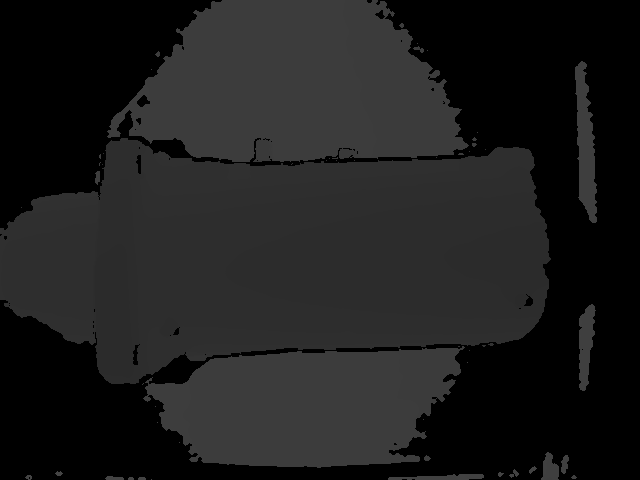
#> input picture Z25777766_Depth.png, 640 x 480 px
$ python script.py   (older library calls are emulated)
#> lines starting #> are read from the running program, lines starting #| are printed output that depends on the picture; after the words box and inside, x2 and y2 are one past the last pixel; in counts of white or black regions, pixels touching at a corner belong together
#> in calculate, depth_image is the input picture: shape (480, 640); min 0, max 68, mean 29.2
### pyrgbd/util.py
import numpy as np
import cv2


# https://docs.opencv.org/4.3.0/d9/d0c/group__calib3d.html
# [110 lines left out: functions _distort_pixel_opencv, distort_pixel, _undistort_pixel_opencv, undistort_pixel, undistort_depth, medianBlurForDepthWithNoHoleFilling, not called in this run]


def unproject(u, v, d, fx, fy, cx, cy):
    x = (u - cx) * d / fx
    y = (v - cy) * d / fy
    # for scalar and tensor
    return np.stack([x, y, d], axis=-1)


# [109 lines left out: functions project, depth2pc_naive, depth2pc, not called in this run]

def my_depth2pc(depth, fx, fy, cx, cy, ignore_zero=True,
             keep_image_coord=False,
             distortion_type=None, distortion_param=[],
             distortion_interp='NN'):
#> called with fx = 500, fy = 500, cx = 300, cy = 300, ignore_zero = True, keep_image_coord = False, distortion_interp = 'NN'
    if depth.ndim != 2:
        depth = np.zeros(depth.shape)
        depth = depth[:, :, 1]
        print(depth.shape)
        print(depth.ndim)
    with_distortion = distortion_type is not None
    if ignore_zero:
        valid_mask = depth > 0
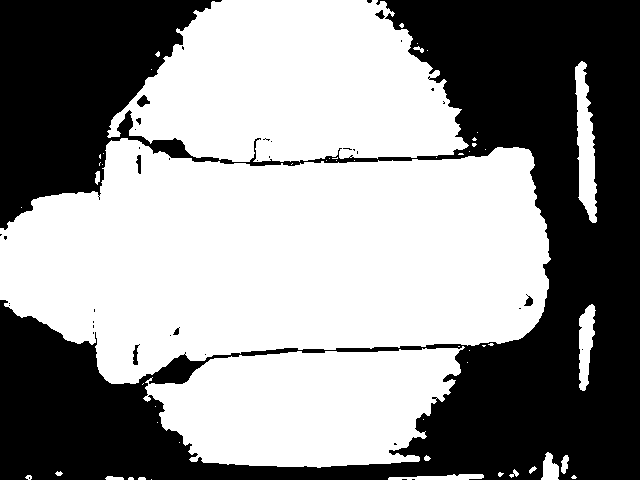
#> valid_mask: shape (480, 640) bool; 56.6% white; 39 black regions (31 under 20 px), largest, box (x1, y1, x2, y2) and area: (0, 0, 640, 480) 132724, (137, 95, 150, 107) 91, (133, 344, 140, 365) 75
    else:
        valid_mask = np.ones(depth.shape, dtype=np.bool)
    invalid_mask = np.logical_not(valid_mask)
    h, w = depth.shape
#> h = 480; w = 640
    u = np.tile(np.arange(w), (h, 1))
    v = np.tile(np.arange(h), (w, 1)).T
    if with_distortion:
        u, v = undistort_pixel(u, v, fx, fy, cx, cy,
                               distortion_type, distortion_param)
    pc = unproject(u, v, depth, fx, fy, cx, cy)
#> in unproject, `return np.stack([x, y, d], axis=-1)`:
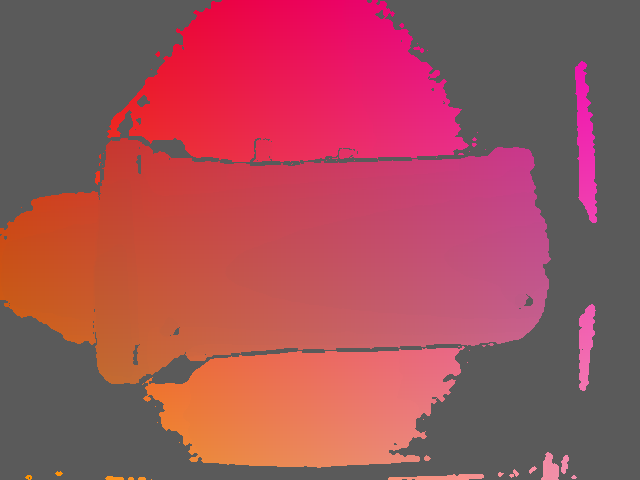
#> returned value: shape (480, 640, 3) float64; mean of channels 0, 1, 2 -0.2, -3.7, 29.2; drawn with min black and max white
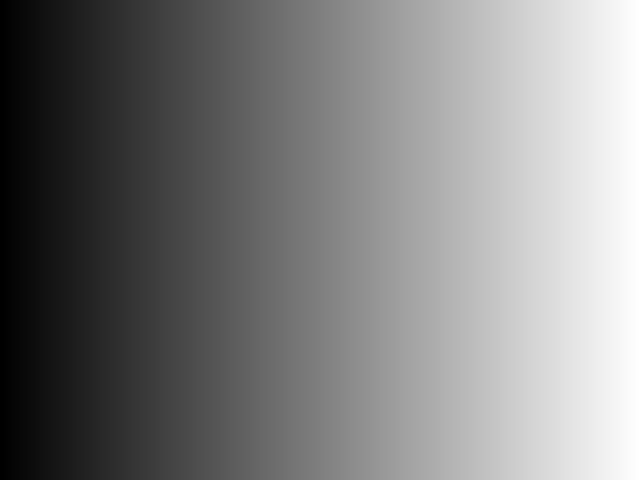
#> u: shape (480, 640) int64; min 0, max 639, mean 319.5; drawn with min black and max white
    pc[invalid_mask] = 0

    # return as organized point cloud keeping original image shape
    if keep_image_coord:
        return pc

    # return as a set of points
    return pc[valid_mask]

# [47 lines left out: functions _make_ply_txt, write_pc_ply_txt, visualize_depth, not called in this run]

### script.py
import os
import sys
import numpy as np
import cv2
import pyrgbd

def sum_column(matrix, column):
#> called with matrix = array of shape (173978, 3), column = 2
    total = 0
    for row in range(len(matrix)):
        total += abs(matrix[row][column])
#> this loop made 173978 passes
#> total on passes 1 to 3: 60, 120, 180
#> after the loop, total = 8962714
    return total

def calculate(image):
    depth_image = cv2.imread(image, -1)  # 16bit short
    #depth_image = cv2.bitwise_not(depth_image)
    #cv2.imshow("window", depth_image);
    #cv2.waitKey(0);

    fx, fy, cx, cy = 500, 500, 300, 300 # initial camera parameters

    point_cloud = pyrgbd.my_depth2pc(depth_image, fx, fy, cx, cy)

    #Export 3D representation
    #pyrgbd.util.write_pc_ply_txt("{}.ply".format(image), point_cloud)

    z_values_sum = sum_column(point_cloud, 2)
#> z_values_sum = 8962714
    #print("{}".format(image), z_values_sum)

    return z_values_sum

if __name__ == '__main__':
	print("Starting Volume Calculation...")

	#calculate_2('Z25777766_Depth.png', 'Z25777766Leer_Depth.png')

	volume_depth_1 = calculate('Z25777766_Depth.png')
#> volume_depth_1 = 8962714
	volume_depth_leer_1 = calculate('Z25777766Leer_Depth.png')
#> call 2 of calculate, with image = 'Z25777766Leer_Depth.png'
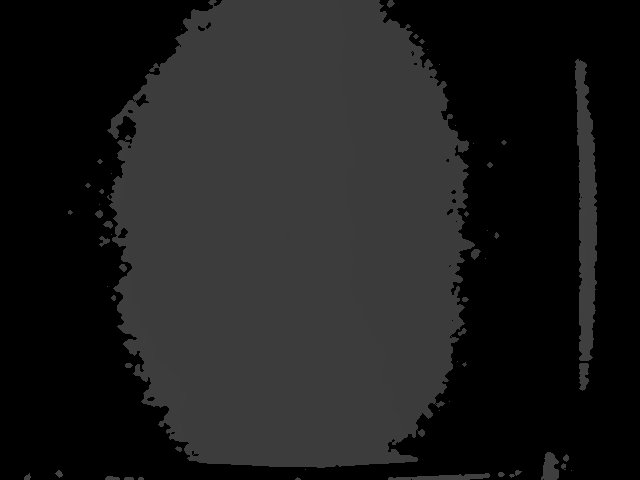
#> input picture Z25777766Leer_Depth.png, 640 x 480 px
#> in calculate, depth_image is the input picture: shape (480, 640); min 0, max 69, mean 28.6
#> in my_depth2pc (call 2), `valid_mask = depth > 0`: valid_mask: shape (480, 640) bool; 47.7% white; 53 white regions (27 under 20 px), largest, box (x1, y1, x2, y2) and area: (107, 0, 475, 468) 140266, (575, 59, 597, 361) 4407, (388, 473, 490, 480) 426
#> call 2 of unproject, with fx = 500, fy = 500, cx = 300, cy = 300
#> in unproject (call 2), `x = (u - cx) * d / fx`:
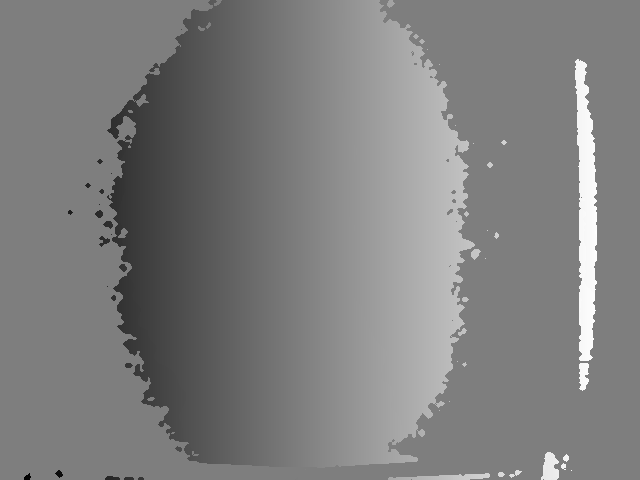
#> x: shape (480, 640) float64; min -36.98, max 37.3, mean 0.1; drawn with min black and max white
#> in unproject (call 2), `y = (v - cy) * d / fy`:
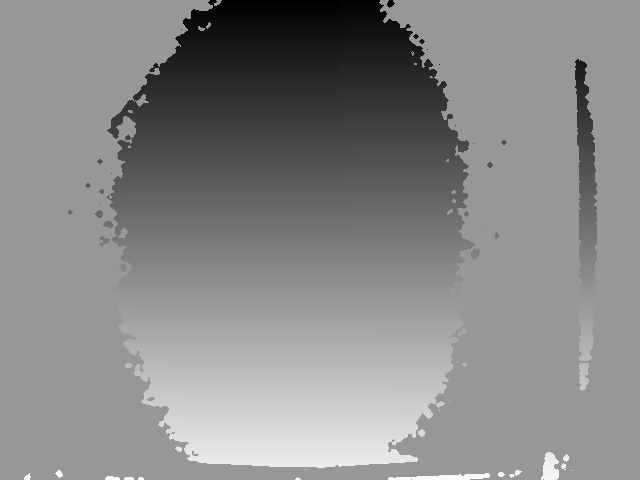
#> y: shape (480, 640) float64; min -36, max 24.43, mean -3.7; drawn with min black and max white
#> in unproject (call 2), `return np.stack([x, y, d], axis=-1)`:
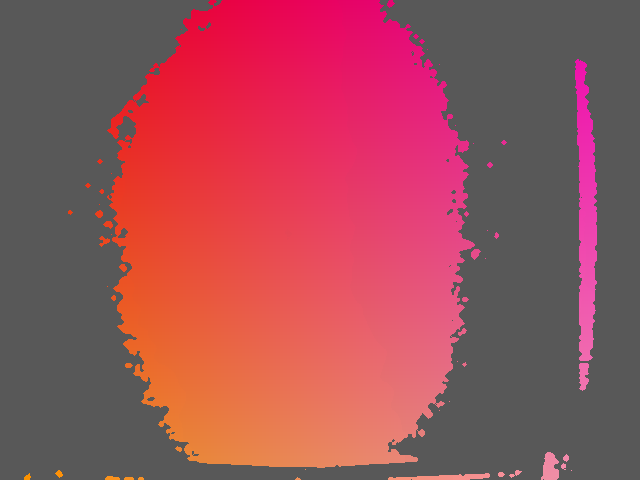
#> returned value: shape (480, 640, 3) float64; mean of channels 0, 1, 2 0.1, -3.7, 28.6; drawn with min black and max white
#> the loop in sum_column (call 2), `for row in range(len(matrix)):` made 146642 passes
#> in calculate (call 2), `z_values_sum = sum_column(point_cloud, 2)`: z_values_sum = 8782119
#> volume_depth_leer_1 = 8782119
	volume_1 = volume_depth_1 - volume_depth_leer_1
#> volume_1 = 180595
	print("Calculated Volume of Object 1 is", volume_1)
#| Calculated Volume of Object 1 is 180595.0

	volume_depth_1_inverted = calculate('Z25777766_Depth_inverted.png')
#> (the run stopped early here; a loop or call above may not have finished)
